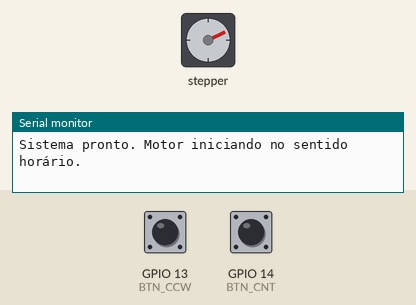
Bench run of a sketch on a simulated ESP32. Parts: stepper motor, the last lines printed to the serial monitor. The inputs (shaded band) are chosen by the test bench; at power-on: GPIO 13 (BTN_CCW) HIGH, GPIO 14 (BTN_CNT) HIGH. Stepper angles assume 2048 steps per turn.

Above: at 1.25 s.
1.3 s: GPIO 13 (BTN_CCW) pulled LOW for 3.2 s
At 5.28 s:
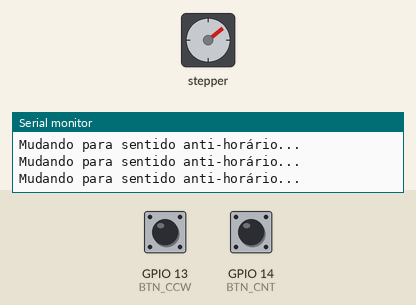
7.5 s: GPIO 14 (BTN_CNT) pulled LOW for 0.15 s
At 7.9 s:
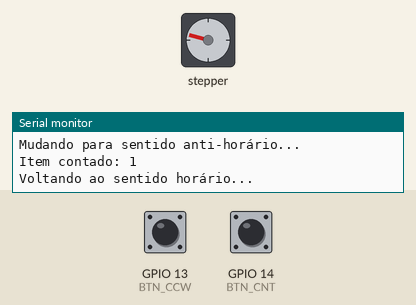
10.6 s: GPIO 14 (BTN_CNT) pulled LOW for 1 s
At 12.06 s:
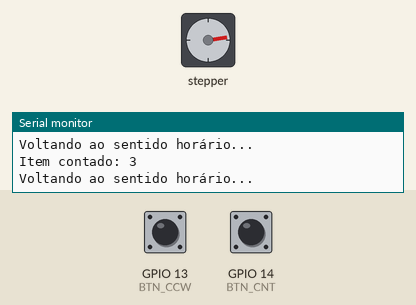
14.3 s: GPIO 13 (BTN_CCW) pulled LOW for 0.15 s
17.4 s: GPIO 14 (BTN_CNT) pulled LOW for 3.2 s
Timing chart, 0 to 26.4 s (numbered marks = the images above; inputs shaded):
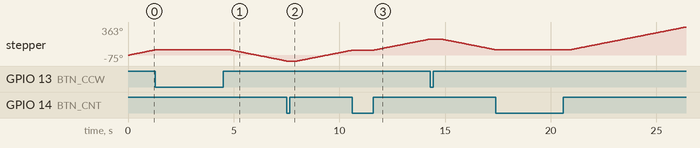

The sketch:

arduino_code.ino
```cpp
#include <Stepper.h>

const int stepsPerRevolution = 2048;  // Número de passos por revolução

// Pinos do ULN2003 no FireBeetle 2 ESP32-E
#define IN1 17
#define IN2 16
#define IN3 4
#define IN4 12

// Pinos dos botões
#define BTN_CW  2   // Botão para girar no sentido horário
#define BTN_CCW 13  // Botão para mudar para sentido anti-horário
#define BTN_CNT 14  // Botão para contar um item e voltar ao sentido horário

int itemCount = 0; // Contador de itens
bool rotatingClockwise = true; // Começa girando no sentido horário

// Inicializa a biblioteca Stepper
Stepper myStepper(stepsPerRevolution, IN1, IN3, IN2, IN4);

void setup() {
  myStepper.setSpeed(9); // Define a velocidade do motor
  Serial.begin(115200);

  // Configura os botões como entrada com pull-up interno
  pinMode(BTN_CCW, INPUT_PULLUP);
  pinMode(BTN_CNT, INPUT_PULLUP);

  Serial.println("Sistema pronto. Motor iniciando no sentido horário.");
}

void loop() {
  if (rotatingClockwise) {
    myStepper.step(1);  // Motor gira no sentido horário indefinidamente
  } else {
    myStepper.step(-1); // Motor gira no sentido anti-horário indefinidamente
  }

  // Se o botão de reversão for pressionado, inverter a direção
  if (digitalRead(BTN_CCW) == LOW) {
    Serial.println("Mudando para sentido anti-horário...");
    rotatingClockwise = false; // Altera para anti-horário
    delay(500); // Evita leituras repetidas
  }

  // Se o botão de contagem for pressionado
  if (digitalRead(BTN_CNT) == LOW) {
    itemCount++;
    Serial.print("Item contado: ");
    Serial.println(itemCount);

    rotatingClockwise = true; // Volta para sentido horário
    Serial.println("Voltando ao sentido horário...");

    delay(500); // Evita leituras repetidas

    // Se atingir 10 itens, reinicia a contagem
    if (itemCount >= 10) {
      Serial.println("Reiniciando contagem...");
      itemCount = 0;
    }
  }
}
```
